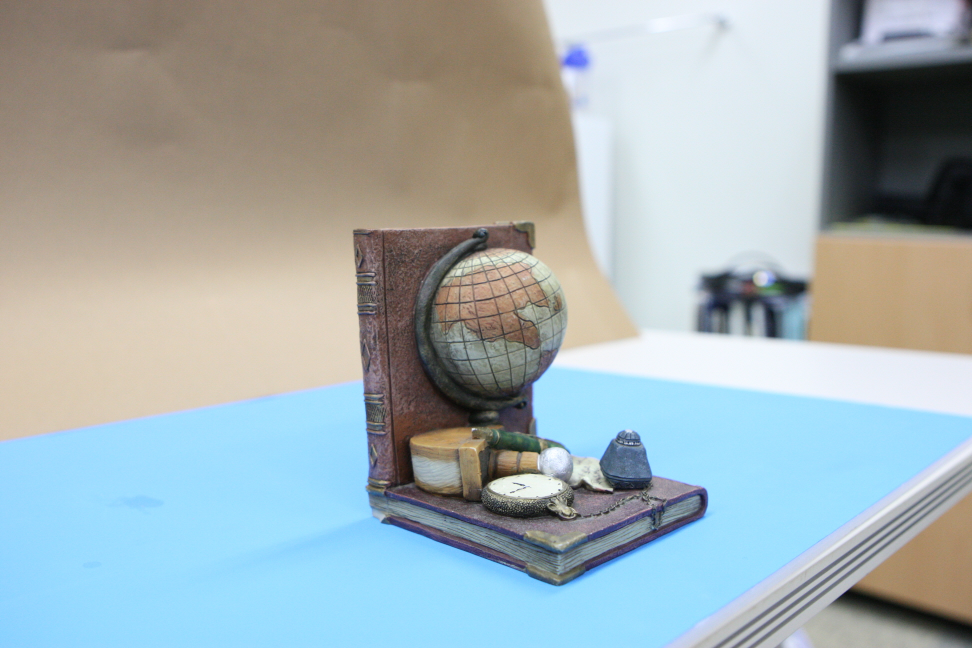
%> input picture images/0022.JPG, 1944 x 1296 px (shown at 1/2 size)
$ octave two_view_sfm.m   (GNU Octave 9; MATLAB toolbox functions it lacks are replaced by stand-ins)
%> lines starting %> are read from the running program, lines starting %| are printed output that depends on the picture
### src_matlab/fundamental_matrix_module/fundmatrix.m
% FUNDMATRIX - computes fundamental matrix from 8 or more points
%
% Function computes the fundamental matrix from 8 or more matching points in
% a stereo pair of images.  The normalised 8 point algorithm given by
% Hartley and Zisserman p265 is used.  To achieve accurate results it is
% recommended that 12 or more points are used
%
% Usage:   [F, e1, e2] = fundmatrix(x1, x2)
%          [F, e1, e2] = fundmatrix(x)
%
% Arguments:
%          x1, x2 - Two sets of corresponding 3xN set of homogeneous
%          points.
%
%          x      - If a single argument is supplied it is assumed that it
%                   is in the form x = [x1; x2]
% Returns:
%          F      - The 3x3 fundamental matrix such that x2'*F*x1 = 0.
%          e1     - The epipole in image 1 such that F*e1 = 0
%          e2     - The epipole in image 2 such that F'*e2 = 0
%

% Copyright (c) 2002-2005 Peter Kovesi
% School of Computer Science & Software Engineering
% The University of Western Australia
% http://www.csse.uwa.edu.au/
%
% Permission is hereby granted, free of charge, to any person obtaining a copy
% of this software and associated documentation files (the "Software"), to deal
% in the Software without restriction, subject to the following conditions:
%
% The above copyright notice and this permission notice shall be included in
% all copies or substantial portions of the Software.
%
% The Software is provided "as is", without warranty of any kind.

% Feb 2002  - Original version.
% May 2003  - Tidied up and numerically improved.
% Feb 2004  - Single argument allowed to enable use with RANSAC.
% Mar 2005  - Epipole calculation added, 'economy' SVD used.
% Aug 2005  - Octave compatibility

function [F,e1,e2] = fundmatrix(varargin)

    [x1, x2, npts] = checkargs(varargin(:));
    Octave = exist('OCTAVE_VERSION', 'builtin') == 5; % Are we running under Octave

    % Normalise each set of points so that the origin
    % is at centroid and mean distance from origin is sqrt(2).
    % normalise2dpts also ensures the scale parameter is 1.
    [x1, T1] = normalise2dpts(x1);
    [x2, T2] = normalise2dpts(x2);

    % Build the constraint matrix.  Note that the line continuations are
    % required so that we build a matrix with 9 columns (not 3)
    A = [x2(1,:)'.*x1(1,:)'   x2(1,:)'.*x1(2,:)'  x2(1,:)' ...
         x2(2,:)'.*x1(1,:)'   x2(2,:)'.*x1(2,:)'  x2(2,:)' ...
         x1(1,:)'             x1(2,:)'            ones(npts,1) ];

    if Octave
	[U,D,V] = svd(A);   % Don't seem to be able to use the economy
                            % decomposition under Octave here
    else
	[U,D,V] = svd(A,0); % Under MATLAB use the economy decomposition
    end

    % Extract fundamental matrix from the column of V corresponding to
    % smallest singular value.
    F = reshape(V(:,9),3,3)';

    % Enforce constraint that fundamental matrix has rank 2 by performing
    % a svd and then reconstructing with the two largest singular values.
    [U,D,V] = svd(F,0);
    F = U*diag([D(1,1) D(2,2) 0])*V'

    % Denormalise
    F = T2'*F*T1

    if nargout == 3  	% Solve for epipoles
	[U,D,V] = svd(F,0);
	e1 = hnormalise(V(:,3));
	e2 = hnormalise(U(:,3));
    end

%--------------------------------------------------------------------------
% Function to check argument values and set defaults

function [x1, x2, npts] = checkargs(arg);

    if length(arg) == 2
        x1 = arg{1};
        x2 = arg{2};
        if ~all(size(x1)==size(x2))
            error('x1 and x2 must have the same size');
        elseif size(x1,1) ~= 3
            error('x1 and x2 must be 3xN');
        end

    elseif length(arg) == 1
        if size(arg{1},1) ~= 6
            error('Single argument x must be 6xN');
        else
            x1 = arg{1}(1:3,:);
            x2 = arg{1}(4:6,:);
        end
    else
        error('Wrong number of arguments supplied');
    end

    npts = size(x1,2);
    if npts < 8
        error('At least 8 points are needed to compute the fundamental matrix');
    end


### src_matlab/mvg_modules/pose_module/normalise2dpts.m
% NORMALISE2DPTS - normalises 2D homogeneous points
%
% Function translates and normalises a set of 2D homogeneous points
% so that their centroid is at the origin and their mean distance from
% the origin is sqrt(2).  This process typically improves the
% conditioning of any equations used to solve homographies, fundamental
% matrices etc.
%
% Usage:   [newpts, T] = normalise2dpts(pts)
%
% Argument:
%   pts -  3xN array of 2D homogeneous coordinates
%
% Returns:
%   newpts -  3xN array of transformed 2D homogeneous coordinates.  The
%             scaling parameter is normalised to 1 unless the point is at
%             infinity.
%   T      -  The 3x3 transformation matrix, newpts = T*pts
%
% If there are some points at infinity the normalisation transform
% is calculated using just the finite points.  Being a scaling and
% translating transform this will not affect the points at infinity.

% Peter Kovesi
% School of Computer Science & Software Engineering
% The University of Western Australia
% pk at csse uwa edu au
% http://www.csse.uwa.edu.au/~pk
%
% May 2003      - Original version
% February 2004 - Modified to deal with points at infinity.
% December 2008 - meandist calculation modified to work with Octave 3.0.1
%                 (thanks to Ron Parr)


function [newpts, T] = normalise2dpts(pts)

    if size(pts,1) ~= 3
        error('pts must be 3xN');
    end

    % Find the indices of the points that are not at infinity
    finiteind = find(abs(pts(3,:)) > eps);

    if length(finiteind) ~= size(pts,2)
        warning('Some points are at infinity');
    end

    % For the finite points ensure homogeneous coords have scale of 1
    pts(1,finiteind) = pts(1,finiteind)./pts(3,finiteind);
    pts(2,finiteind) = pts(2,finiteind)./pts(3,finiteind);
    pts(3,finiteind) = 1;

    c = mean(pts(1:2,finiteind)')';            % Centroid of finite points
    newp(1,finiteind) = pts(1,finiteind)-c(1); % Shift origin to centroid.
    newp(2,finiteind) = pts(2,finiteind)-c(2);

    dist = sqrt(newp(1,finiteind).^2 + newp(2,finiteind).^2);
    meandist = mean(dist(:));  % Ensure dist is a column vector for Octave 3.0.1

    scale = sqrt(2)/meandist;

    T = [scale   0   -scale*c(1)
         0     scale -scale*c(2)
         0       0      1      ];

    newpts = T*pts;

### src_matlab/reconstruct_3d_points.m
% Author: Suryansh Kumar, ETH Zurich

function [R_rel, t_rel, reconstructed_points] = reconstruct_3d_points(...
    x_ref, x_nex, K)

% step 1: compute fundamental matrix.
F = fundmatrix([x_ref'; ones(1, length(x_ref))], [x_nex'; ones(1, length(x_nex))]);

% step 2: compute essential matrix.
E = K'*F*K;

% step 3: compute possible poses for the next camera
[R1_nex, R2_nex, t1_nex, t2_nex] = compute_possible_poses(E);

% store four possible camera for the next view;
N_config = 4;            % total number of possible configuration.
pose_nex = cell(N_config, 1);
pose_nex{1} = [R1_nex, t1_nex]; % 1st possible pose
pose_nex{2} = [R1_nex, t2_nex]; % 2nd possible pose
pose_nex{3} = [R2_nex, t1_nex]; % 3rd possible pose
pose_nex{4} = [R2_nex, t2_nex]; % 4th possible pose

% step 4: triangulate image key-point correspondence using all 4 camera.
P_ref = K*eye(3, 4);     % assume the reference pose to be at origin.
scale_val = 1.0;         % homogenous approach
P_nex = cell(N_config, 1);      % total projection matrix.
X_p = cell(N_config, 1);        % reconstruction for possible cameras.
chiral_val = cell(N_config, 1); % chiral value corresponding to cameras.

for i = 1:N_config
    %get the projection matrix corresponding to next camera.
    P_nex{i} = K*pose_nex{i};

    %triangulate points.
    X_p{i} = triangulate_points(x_ref, x_nex, scale_val, P_ref, P_nex{i});

    %get chirality values using the unnormalized reconstructed points.
    chiral_val{i} = compute_chiral_estimate(P_ref, P_nex{i}, X_p{i});
end

% step 5: check which possible camera has the maximum chiral values.
config_total = zeros(N_config, 1);
for  i = 1:N_config
    config_total(i, 1) = sum(chiral_val{i});
end

[~, consensus_index] = max(config_total);

% step 6: procure the correct pose for the next camera and 3D.
relative_pose =  pose_nex{consensus_index};
chiral_mat = chiral_val{consensus_index};
X_mat = X_p{consensus_index};
R_rel = relative_pose(:, 1:3);
t_rel = relative_pose(:, 4);

% step 7: homogenize to get the reconstruction in 3D.
reconstructed_points = filter_and_recover(chiral_mat, X_mat);
end


% get the x/w, y/w, z/w from x, y, z, w.
function X = filter_and_recover(chiral_mat, X_mat)
X = []; count = 0;

for i = 1:length(chiral_mat)
    val = chiral_mat(i);
    if (val == 2.0)
        x = X_mat(i, 1); y = X_mat(i, 2); z = X_mat(i, 3); w = X_mat(i, 4);
        x = x/w; y = y/w; z = z/w;
        if (z > 0 && z <20.0)
            count = count + 1;
            x_store = [x, y, z];
            X = [X; x_store];
        end
    end

end

end

### src_matlab/compute_possible_poses.m
% Author: Suryansh Kumar, ETH
% Refer page 258-259 Multiple View Geometry in Computer Vision Book.

function [R1, R2, t1, t2] = compute_possible_poses(E)

W = [0, -1, 0; 1, 0, 0; 0, 0, 1];
[U, ~, V] = svd(E);

% the two possible rotation
R1 = U*W*V';
R2 = U*W'*V';

% the two possible translation
t1 = U(:, 3);
t2 = -U(:, 3);

% check the determinant for a valid rotation and correct for reflection.
if (det(R1) < 0)
    R1 = -R1;
end

if (det(R2) < 0)
    R2 = -R2;
end

end

### src_matlab/mvg_modules/reconstruction_module/triangulate_points.m
% Author: Suryansh Kumar, ETH Zurich
% Refer Hartley and Zisserman Multiple View Geometry Book
% page 312, Linear Triangulation Method.

% Input:
% x_ref: reference image 2d key-points.
% x_nex: next image corresponding points.
% scale: for homogeneous it is set to 1.
% P_ref: reference image projection matrix.
% P_nex: next image projection matrix.

% Output:
% X: traingulated points.

function X = triangulate_points(x_ref, x_nex, scale, P_ref, P_nex)

[number_of_points, ~] = size(x_ref);

X = zeros(4, number_of_points);

for i = 1:number_of_points
    ui_ref = x_ref(i, 1)/scale; vi_ref = x_ref(i, 2)/scale;
    ui_nex = x_nex(i, 1)/scale; vi_nex = x_nex(i, 2)/scale;

    A = zeros(4, 4);
    A(1, :) = P_ref(3, :)*ui_ref - P_ref(1, :);
    A(2, :) = P_ref(3, :)*vi_ref - P_ref(2, :);
    A(3, :) = P_nex(3, :)*ui_nex - P_nex(1, :);
    A(4, :) = P_nex(3, :)*vi_nex - P_nex(2, :);
    [~, ~, V] = svd(A);
    X(:, i) = V(:, 4);
end

X = X'; % (number of point, 4) as per my coding convention.

end

### src_matlab/mvg_modules/reconstruction_module/compute_chiral_estimate.m
% Author: Suryansh Kumar, ETH Zurich


function chiral_val = compute_chiral_estimate(P1, P2, X)

X = X';     %for matrix multiplication
p1x = P1*X; %projection to first camera.
p2x = P2*X; %projection to second camera.

chiral_val = (sign(p1x(3,:) ) .* sign (X(4,:))) +  ...
    (sign(p2x(3,:) ) .* sign (X(4,:)));

end

### src_matlab/two_view_sfm.m
% Author: Suryansh Kumar, ETH Zurich

% basic steps for two-view structure from motion
addpath(genpath("./mvg_modules"));

% % step 1: read the two images and initialize camera intrinsic parameters.
I_ref = imread("../images/0022.JPG");
%> I_ref is the input picture: size 1296x1944x3 uint8; mean R, G, B 162.2, 174.9, 177.6
I_nex = imread("../images/0023.JPG");
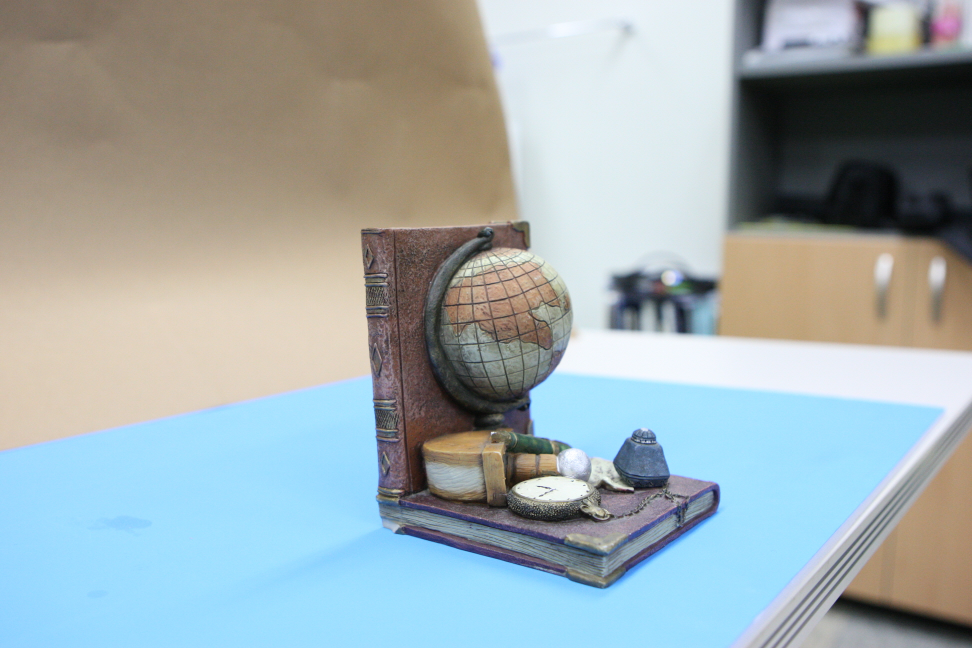
%> input picture images/0023.JPG, 1944 x 1296 px (shown at 1/2 size)
%> I_nex is the input picture: size 1296x1944x3 uint8; mean R, G, B 159.5, 171.3, 173
fx = 1698.873755; fy = 1698.8796645;
cx = 971.7497705; cy = 647.7488275;

% Note: MATLAB inbuild feature descriptor match may fail at very high image
% resolution. Thus, we may have to resized it and appropritely change
% the K matrix values. For example: on IMG_2348.JPG IMG_2349.JPG,
% IMG_2356.JPG, IMG_2357.JPG choose im_div_scale = 4.0;
[m, n, ~] = size(I_ref);
%> m = 1296; n = 1944
im_div_scale = 1.0;
I_ref = imresize(I_ref, [m/im_div_scale, n/im_div_scale]);
I_nex = imresize(I_nex, [m/im_div_scale, n/im_div_scale]);
fx = fx/im_div_scale; fy = fy/im_div_scale;
cx = cx/im_div_scale; cy = cy/im_div_scale;
K_mat = [fx, 0, cx; 0, fy, cy; 0, 0, 1];

% % step 2: compute the key point in the two images.
corner_ref = detectSIFTFeatures(rgb2gray(I_ref));
%> corner_ref = 2639 points; strongest (x, y): (1451, 599), (1451, 599), (1008, 977), (1008, 977), (1043, 970)
corner_nex = detectSIFTFeatures(rgb2gray(I_nex));
%> corner_nex = 3155 points; strongest (x, y): (1264, 978), (1264, 978), (1270, 596), (1270, 596), (1093, 976)
[feature_ref, valid_ref] = extractFeatures(rgb2gray(I_ref), corner_ref);
%> valid_ref = 2628 points; strongest (x, y): (1451, 599), (1451, 599), (1008, 977), (1008, 977), (1043, 970)
[feature_nex, valid_nex] = extractFeatures(rgb2gray(I_nex), corner_nex);
%> valid_nex = 3149 points; strongest (x, y): (1264, 978), (1264, 978), (1270, 596), (1270, 596), (1093, 976)

figure;
subplot(1, 2, 1); imshow(I_ref); title('First image keypoints'); hold on;
plot(valid_ref.Location(:, 1), valid_ref.Location(:, 2), 'r.');
subplot(1, 2, 2), imshow(I_nex); title('Second image keypoints'); hold on;
plot(valid_nex.Location(:, 1), valid_nex.Location(:, 2), 'g+');
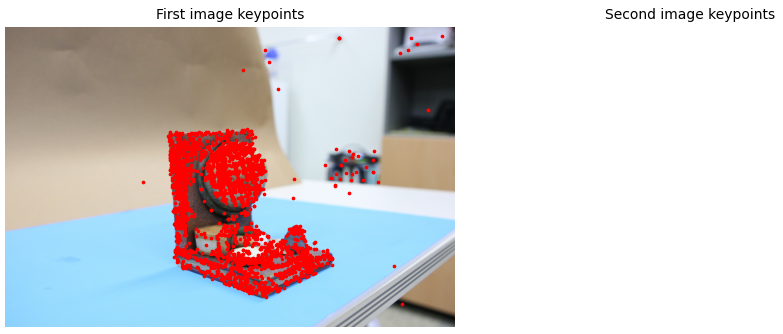
%> figure redrawn from the program's plot data, 2 panels

% % step 3: match the key points.
indexPairs = matchFeatures(feature_ref, feature_nex);
%> indexPairs = 576 rows, first 12: [2 3; 3 5; 6 13; 7 15; 8 20; 16 23; 25 40; 26 39; 27 33; 36 49; 37 82; 38 61]
matchedpoint_ref = valid_ref(indexPairs(:, 1), :);
%> matchedpoint_ref = 576 points; strongest (x, y): (1266, 889), (1588, 578), (1547, 661), (1030, 967), (1030, 967)
matchedpoint_nex = valid_nex(indexPairs(:, 2), :);
%> matchedpoint_nex = 576 points; strongest (x, y): (1079, 974), (1079, 974), (1406, 575), (1368, 652), (1301, 885)

figure; hold on ; title('Keypoint correspondence');
showMatchedFeatures(I_ref, I_nex, matchedpoint_ref, matchedpoint_nex, ...
    'montage');
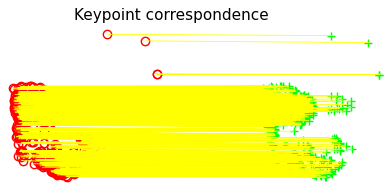
%> figure redrawn from the program's plot data; highest point at x = 3160.6, y = 1172


% % step 4: recover relative pose and 3D.
 [R, t, reconstructed_3d_points] = reconstruct_3d_points(...
     matchedpoint_ref.Location, matchedpoint_nex.Location, K_mat);
%> in checkargs, `x1 = arg{1};`: x1 = 576 columns, first 8: [705.6 709.4 711.8 711.9 712.4 714 716.9 717.3; 471.1 479.3 574.8 620.4 638.8 567 595.3 554.8; 1 1 1 1 1 1 1 1]
%> in checkargs, `x2 = arg{2};`: x2 = 576 columns, first 8: [720.7 725.9 728.9 729 730.1 731 734.4 734.2; 471 479.4 578.3 626.5 645.4 570.5 600 557.6; 1 1 1 1 1 1 1 1]
%> in checkargs, `npts = size(x1,2);`: npts = 576
%> in normalise2dpts, `finiteind = find(abs(pts(3,:)) > eps);`: finiteind = 576 values from 1 to 576
%> in normalise2dpts, `c = mean(pts(1:2,finiteind)')';`: c = [957.3; 724.5]
%> in normalise2dpts, `dist = sqrt(newp(1,finiteind).^2 + newp(2,finiteind).^2);`: dist = 576 values, max 1002.1 at index 574, min 10.76 at index 279, mean 224.3
%> in normalise2dpts, `meandist = mean(dist(:));`: meandist = 224.3
%> in normalise2dpts, `scale = sqrt(2)/meandist;`: scale = 0.0063
%> in normalise2dpts, `T = [scale   0   -scale*c(1) 0     scale -scale*c(2) 0       0      1 ..`: T = [0.0063 0 -6.04; 0 0.0063 -4.57; 0 0 1]
%> in normalise2dpts, `newpts = T*pts;`: newpts = 576 columns, first 8: [-1.59 -1.56 -1.55 -1.55 -1.54 -1.53 -1.52 -1.51; -1.6 -1.55 -0.944 -0.657 -0.54 -0.993 -0.815 -1.07; 1 1 1 1 1 1 1 1]
%> in fundmatrix, `[x1, T1] = normalise2dpts(x1);`: x1 has the same summary as newpts in normalise2dpts; T1 = [0.0063 0 -6.04; 0 0.0063 -4.57; 0 0 1]
%> in fundmatrix, `[x2, T2] = normalise2dpts(x2);`: x2 = 576 columns, first 8: [-1.66 -1.62 -1.61 -1.61 -1.6 -1.59 -1.57 -1.57; -1.63 -1.57 -0.948 -0.643 -0.523 -0.998 -0.81 -1.08; 1 1 1 1 1 1 1 1]; T2 = [0.00633 0 -6.22; 0 0.00633 -4.61; 0 0 1]
%> in fundmatrix, `[U,D,V] = svd(A);   % Don't seem to be able to use the economy`: V = [-0.59 0.416 -0.525 0.193 -0.377 0.14 -0.0372 -0.0574 -0.00125; -0.0701 -0.512 -0.407 0.0684 0.103 0.162 0.679 0.247 0.0621; -0.157 0.0279 0.0681 0.476 0.456 -0.141 0.209 -0.686 0.0372; 0.0642 -0.565 -0.468 0.07 0.0576 -0.00017 -0.638 -0.195 -0.068; -0.715 -0.257 0.337 -0.424 0.25 0.235 -0.107 -0.0234 -0.00996; -0.135 -0.29 0.316 0.328 -0.433 -0.122 0.0812 0.00254 -0.694; -0.172 0.107 0.0404 0.495 0.467 -0.113 -0.238 0.65 -0.0555; -0.134 -0.288 0.304 0.332 -0.41 -0.122 -0.073 0.0478 0.711; -0.205 -0.0333 -0.164 -0.29 0.00956 -0.915 0.0834 0.0485 0.00688]
%> in fundmatrix, `F = reshape(V(:,9),3,3)';`: F = [-0.00125 0.0621 0.0372; -0.068 -0.00996 -0.694; -0.0555 0.711 0.00688]
%> in fundmatrix, `[U,D,V] = svd(F,0);`: U = [0.099 -0.0198 -0.995; -0.34 0.939 -0.0524; 0.935 0.343 0.0862]; D = [0.718 0 0; 0 0.696 0; 0 0 2.55e-05]; V = [-0.0403 -0.119 0.992; 0.939 0.335 0.0784; 0.342 -0.935 -0.0984]
%> in fundmatrix, `F = U*diag([D(1,1) D(2,2) 0])*V'`: F = [-0.00122 0.0621 0.0372; -0.068 -0.00996 -0.694; -0.0555 0.711 0.00688]
%> in fundmatrix, `F = T2'*F*T1`: F = [-4.88e-08 2.48e-06 -0.00151; -2.71e-06 -3.97e-07 -0.00151; 0.00167 0.00233 -0.321]
%> in reconstruct_3d_points, `E = K'*F*K;`: E = [-0.141 7.16 0.075; -7.84 -1.15 -7.48; -0.223 7.62 0.0107]
%> in compute_possible_poses, `[U, ~, V] = svd(E);`: U = [0.377 0.571 -0.73; -0.838 0.545 -0.00634; 0.394 0.614 0.684]; V = [0.574 -0.443 -0.689; 0.595 0.804 -0.0212; 0.563 -0.397 0.725]
%> in compute_possible_poses, `R1 = U*W*V';`: R1 = [0.997 0.0523 -0.0579; -0.0542 0.998 -0.0311; 0.0562 0.0341 0.998]
%> in compute_possible_poses, `R2 = U*W'*V';`: R2 = [0.00764 -0.0215 -1; 0.0629 -0.998 0.0219; -0.998 -0.0631 -0.00627]
%> in compute_possible_poses, `t1 = U(:, 3);`: t1 = [-0.73; -0.00634; 0.684]
%> in compute_possible_poses, `t2 = -U(:, 3);`: t2 = [0.73; 0.00634; -0.684]
%> in reconstruct_3d_points, `[R1_nex, R2_nex, t1_nex, t2_nex] = compute_possible_poses(E);`: R1_nex has the same summary as R1 in compute_possible_poses; R2_nex has the same summary as R2 in compute_possible_poses; t1_nex = [-0.73; -0.00634; 0.684]; t2_nex = [0.73; 0.00634; -0.684]
%> after the loop in reconstruct_3d_points, `for i = 1:N_config`: P_nex = 4 items
%> after the loop in reconstruct_3d_points, `for  i = 1:N_config`: config_total = [-1076; 1076; 0; 0]
%> in reconstruct_3d_points, `[~, consensus_index] = max(config_total);`: consensus_index = 2
%> in reconstruct_3d_points, `relative_pose =  pose_nex{consensus_index};`: relative_pose = [0.997 0.0523 -0.0579 0.73; -0.0542 0.998 -0.0311 0.00634; 0.0562 0.0341 0.998 -0.684]
%> in reconstruct_3d_points, `chiral_mat = chiral_val{consensus_index};`: chiral_mat = 576 values, max 2 at index 1, min -2 at index 528, mean 1.87
%> in reconstruct_3d_points, `X_mat = X_p{consensus_index};`: X_mat = 576 rows, first 8: [-0.153 -0.0865 0.978 0.11; -0.151 -0.0819 0.979 0.111; -0.151 -0.0286 0.982 0.11; -0.151 -0.00272 0.983 0.109; -0.151 0.00763 0.983 0.109; -0.149 -0.0329 0.982 0.11; -0.148 -0.0169 0.983 0.109; -0.147 -0.0397 0.982 0.11]
%> in reconstruct_3d_points, `R_rel = relative_pose(:, 1:3);`: R_rel has the same summary as R1 in compute_possible_poses
%> in reconstruct_3d_points, `t_rel = relative_pose(:, 4);`: t_rel = [0.73; 0.00634; -0.684]
%> the loop in filter_and_recover, `for i = 1:length(chiral_mat)` made 576 passes
%> (x, y, z, w, X) on passes 2 to 3: (-1.36, -0.738, 8.83, 0.111, [-1.38 -0.785 8.88; -1.36 -0.738 8.83]), (-1.37, -0.26, 8.94, 0.11, [-1.38 -0.785 8.88; -1.36 -0.738 8.83; -1.37 -0.26 8.94])
%> (x, y, z, w) on passes 1, 4, 5, 6, 7, 8: (-1.38, -0.785, 8.88, 0.11), (-1.39, -0.025, 9.03, 0.109), (-1.39, 0.0702, 9.03, 0.109), (-1.36, -0.299, 8.95, 0.11), (-1.35, -0.154, 8.99, 0.109), (-1.34, -0.363, 8.96, 0.11)
%> after the loop in filter_and_recover, `for i = 1:length(chiral_mat)`: X = 557 rows, first 12: [-1.38 -0.785 8.88; -1.36 -0.738 8.83; -1.37 -0.26 8.94; -1.39 -0.025 9.03; -1.39 0.0702 9.03; -1.36 -0.299 8.95; -1.35 -0.154 8.99; -1.34 -0.363 8.96; -1.35 -0.411 8.99; -1.35 0.0265 9.07; -1.29 0.0786 8.69; -1.29 -0.512 8.73]; count = 557; w = 0.0762; x = 3.05; x_store = [3.05 2.51 12.47]; y = 2.51; z = 12.47
%> in reconstruct_3d_points, `reconstructed_points = filter_and_recover(chiral_mat, X_mat);`: reconstructed_points has the same summary as X in filter_and_recover
%> R has the same summary as R1 in compute_possible_poses; t = [0.73; 0.00634; -0.684]; reconstructed_3d_points has the same summary as X in filter_and_recover

% % step 5: plot the reconstruction.
% MATLAB 3D visualizer is a big-time disappointment, so better store the
% reconstructed_3d_points and visualize the points in a
% good 3D visualizer. Recommended software package: pangolin, open3d.

% figure; hold on;
% plot3(reconstructed_3d_points(:, 1), reconstructed_3d_points(:, 2), ...
%    reconstructed_3d_points(:, 3), 'k.');

% to save matched point, you can use.
% writematrix(matrix_variable, 'filename.txt');
